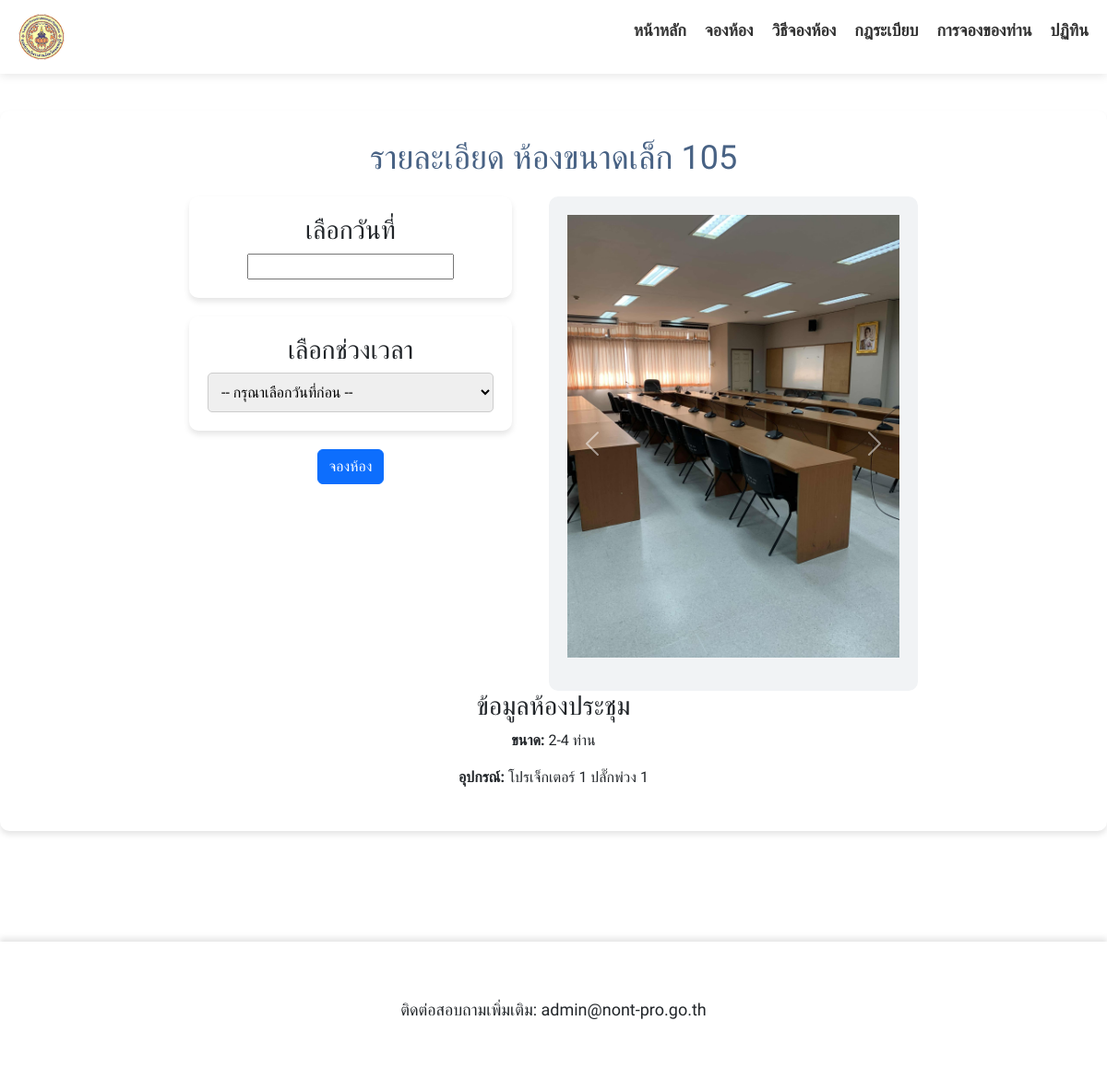
/room_detail.php?id=1, run on the app's committed database.
### tables this page shows
CREATE TABLE `rooms` (
  `id` int(11) NOT NULL,
  `name` varchar(255) NOT NULL,
  `size` varchar(50) DEFAULT NULL,
  `equipment` text DEFAULT NULL,
  `image` varchar(255) DEFAULT NULL
);

### room_detail.php (the view, shortened to what this page needs)
<?php
include 'config/config.php';
if (isset($_GET['id'])) {
    $room_id = intval($_GET['id']);
} else {
    die("❌ ไม่พบข้อมูลห้องประชุม");
}
$sql = "SELECT * FROM rooms WHERE id = ?";
$stmt = $conn->prepare($sql);
$stmt->bind_param("i", $room_id);
$stmt->execute();
$result = $stmt->get_result();
if ($result->num_rows > 0) {
    $room = $result->fetch_assoc();
} else {
    die("❌ ไม่พบห้องประชุมที่เลือก");
}
?>
<!DOCTYPE html>
<html lang="th">
<head>
    <link rel="stylesheet" href="/software/css/style-detail.css">
    <link href="https://cdn.jsdelivr.net/npm/bootstrap@5.3.0/dist/css/bootstrap.min.css" rel="stylesheet">
    <link rel="stylesheet" href="https://cdn.jsdelivr.net/npm/flatpickr/dist/flatpickr.min.css">
</head>
<body>
    <header class="fade-in">
        <nav>
            <div class="logo">
                <img src="/software/images/logo.png" alt="logo">
            </div>
            <ul>
                <li><a href="index.php">หน้าหลัก</a></li>
                <li><a href="booking.php">จองห้อง</a></li>
                <li><a href="howto.php">วิธีจองห้อง</a></li>
                <li><a href="rules.php">กฎระเบียบ</a></li>
                <li><a href="my_bookings.php">การจองของท่าน</a></li>
                <li><a href="booking_calendar.php">ปฏิทิน</a></li>
            </ul>
        </nav>
    </header>
    <section class="room-detail">
        <div class="container">
            <h2 class="title">รายละเอียด <?php echo $room["name"]; ?></h2>
            <div class="content-grid">
                <div class="left">
                    <div class="calendar-container">
                        <h3>เลือกวันที่</h3>
                        <input type="text" id="calendar" class="calendar-input" readonly>
                    </div>
                    <div class="time-selection">
                        <h3>เลือกช่วงเวลา</h3>
                        <select name="time_slot" id="time_slot" class="dropdown" required>
                            <option value="">-- กรุณาเลือกวันที่ก่อน --</option>
                        </select>
                    </div>
                    <button id="openBookingModal" class="btn btn-primary">จองห้อง</button>
                </div>
                <div class="right">
                    <div id="roomCarousel" class="carousel slide" data-bs-ride="carousel">
                        <div class="carousel-inner">
                            <?php
                            $images = explode(',', $room["image"]);
                            foreach ($images as $index => $img) {
                                ?>
                                <div class="carousel-item <?php echo $index === 0 ? 'active' : ''; ?>">
                                    <figure style="max-height: 500px; overflow: hidden;">
                                        <img src="/software/images/<?php echo trim($img); ?>" class="d-block w-100"
                                            alt="Room Image <?php echo $index + 1; ?>"
                                            style="object-fit: cover; width: 100%; height: 100%;">
                                    </figure>
                                </div>
                            <?php } ?>
                        </div>
                        <button class="carousel-control-prev" type="button" data-bs-target="#roomCarousel"
                            data-bs-slide="prev">
                            <span class="carousel-control-prev-icon" aria-hidden="true"></span>
                        </button>
                        <button class="carousel-control-next" type="button" data-bs-target="#roomCarousel"
                            data-bs-slide="next">
                            <span class="carousel-control-next-icon" aria-hidden="true"></span>
                        </button>
                    </div>
                </div>
            </div>
            <div class="room-info">
                <h3>ข้อมูลห้องประชุม</h3>
                <p><strong>ขนาด:</strong> <?php echo $room["size"]; ?></p>
                <p><strong>อุปกรณ์:</strong> <?php echo $room["equipment"]; ?></p>
            </div>
        </div>
    </section>
    <footer class="footer fade-in">
        <p>ติดต่อสอบถามเพิ่มเติม: admin@nont-pro.go.th</p>
    </footer>
</body>
</html>

### css/style-detail.css (style rules this page uses)
* { margin: 0; padding: 0; box-sizing: border-box; font-family: 'Kanit', sans-serif; font-weight: 400; }
body { background-color: #f9f9f9; color: #333; }
header { width: 100%; background: white; padding: 15px 0; position: fixed; top: 0; left: 0; z-index: 1000; box-shadow: 0 2px 10px rgba(0, 0, 0, 0.1); }
nav { display: flex; justify-content: space-between; align-items: center; max-width: 1200px; margin: auto; padding: 0 20px; }
.logo img { height: 50px; }
nav ul { list-style: none; display: flex; }
nav ul li { margin-left: 20px; }
nav ul li a { color: #333; text-decoration: none; font-size: 18px; font-weight: bold; }
.room-detail { max-width: 1200px; margin: 120px auto; background: white; padding: 30px; border-radius: 10px; box-shadow: 0 4px 6px rgba(0, 0, 0, 0.1); }
.container { display: flex; flex-direction: column; align-items: center; text-align: center; }
.title { font-size: 36px; color: #486284; margin-bottom: 20px; }
.content-grid { display: flex; gap: 30px; justify-content: center; width: 100%; }
.left { flex: 1; text-align: center; }
.btn { padding: 12px 20px; font-size: 16px; border-radius: 8px; cursor: pointer; font-weight: bold; }
.right { flex: 1; text-align: left; background-color: #f1f3f5; padding: 20px; border-radius: 10px; }
.footer { background: white; padding: 60px; margin-top: 50px; text-align: center; box-shadow: 0 -4px 6px rgba(0, 0, 0, 0.1); font-size: 18px; }
.calendar-container { text-align: center; max-width: 350px; margin: auto; background: white; padding: 20px; border-radius: 10px; box-shadow: 0px 4px 6px rgba(0, 0, 0, 0.1); }
.dropdown { width: 100%; padding: 10px; border: 1px solid #ccc; border-radius: 5px; font-size: 16px; }
.calendar-container { text-align: center; max-width: 350px; background: white; padding: 20px; border-radius: 10px; box-shadow: 0px 4px 6px rgba(0, 0, 0, 0.1); }
.content-grid { display: flex; justify-content: center; align-items: flex-start; gap: 40px; }
.left { flex: 1; max-width: 350px; }
.right { flex: 1; max-width: 250px; }
.calendar-container { background: white; padding: 20px; border-radius: 10px; box-shadow: 0px 4px 6px rgba(0, 0, 0, 0.1); text-align: center; }
.time-selection { background: white; padding: 20px; border-radius: 10px; box-shadow: 0px 4px 6px rgba(0, 0, 0, 0.1); }
.right { flex: 1; max-width: 400px; text-align: center; }
.calendar-container, .time-selection { background: white; padding: 20px; border-radius: 10px; box-shadow: 0px 4px 6px rgba(0, 0, 0, 0.1); text-align: center; margin-bottom: 20px; }

### data on the page
rooms: name "ห้องขนาดเล็ก 105", size "2-4 ท่าน", equipment "โปรเจ็กเตอร์ 1 ปลั๊กพ่วง 1"
